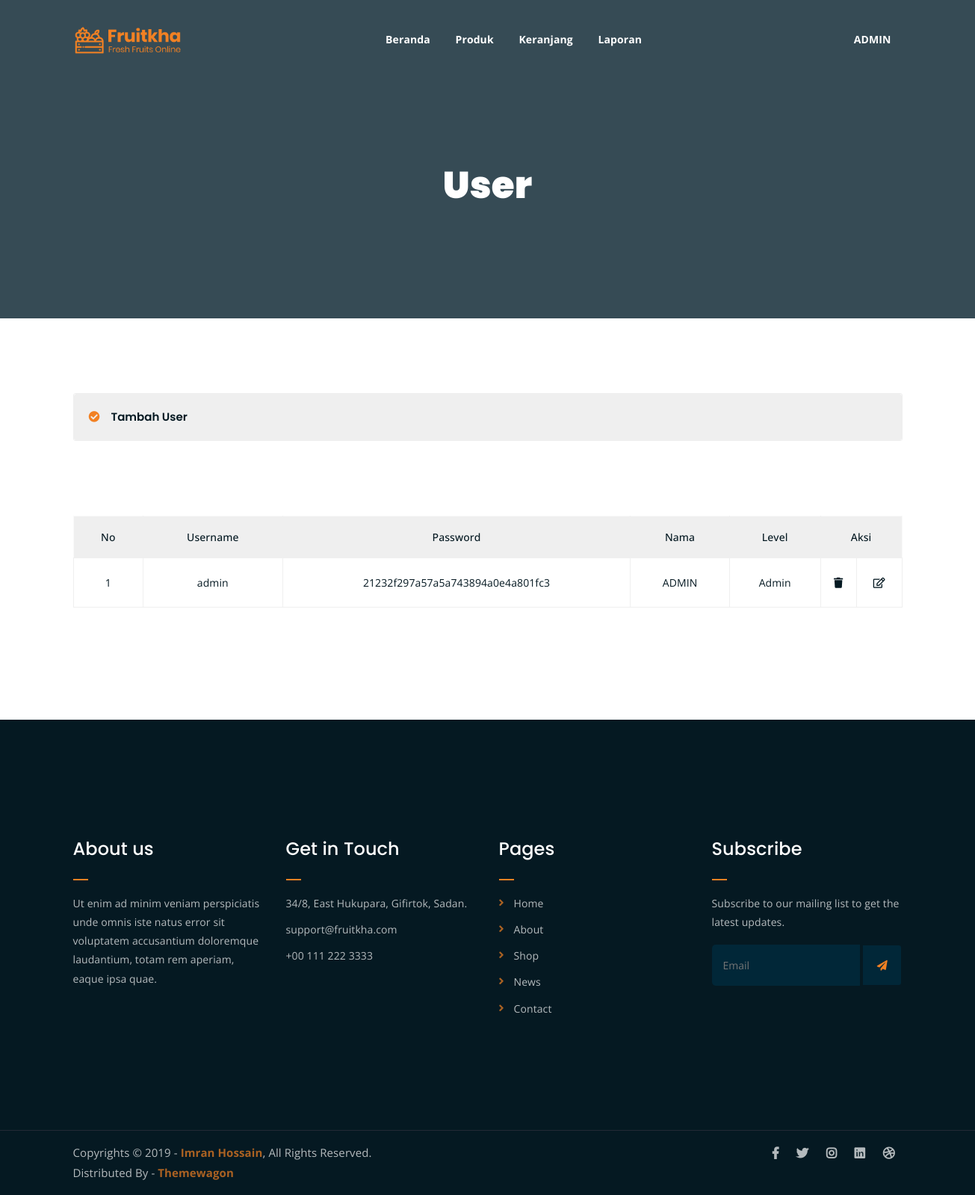
The page /admin/user.php (signed in) on the database its author committed.
### tables this page shows
CREATE TABLE `user` (
  `id_user` tinyint NOT NULL,
  `username` varchar(30) NOT NULL,
  `password` varchar(35) NOT NULL,
  `nama` varchar(50) NOT NULL,
  `nip` varchar(25) NOT NULL,
  `admin` tinyint(1) NOT NULL
);

### admin/user.php (the view, shortened to what this page needs)
<?php
include 'include/config.php';
$query = mysqli_query($conn, "SELECT * FROM user");
?>
<!DOCTYPE html>
<html lang="en">
<head>
	<link rel="stylesheet" href="assets/css/all.min.css">
	<link rel="stylesheet" href="assets/bootstrap/css/bootstrap.min.css">
	<link rel="stylesheet" href="assets/css/owl.carousel.css">
	<link rel="stylesheet" href="assets/css/magnific-popup.css">
	<link rel="stylesheet" href="assets/css/animate.css">
	<link rel="stylesheet" href="assets/css/meanmenu.min.css">
	<link rel="stylesheet" href="assets/css/main.css">
	<link rel="stylesheet" href="assets/css/responsive.css">
</head>
<body>
	<div class="top-header-area" id="sticker">
		<div class="container">
			<div class="row">
				<div class="col-lg-12 col-sm-12 text-center">
					<div class="main-menu-wrap">
						<div class="site-logo">
							<a href="#">
								<img src="assets/img/logo.png" alt="">
							</a>
						</div>
						<nav class="main-menu">
							<ul>
								<li><a href="beranda.php">Beranda</a></li>
								<li><a href="produk.php">Produk</a></li>
								<li><a href="keranjang.php">Keranjang</a></li>
								<li><a href="laporan.php">Laporan</a></li>
								<li><a href="#">
										<?php echo $_SESSION['nama']; ?>
									</a>
								</li>
							</ul>
						</nav>
					</div>
				</div>
			</div>
		</div>
	</div>
	<div class="breadcrumb-section breadcrumb-bg">
		<div class="container">
			<div class="row">
				<div class="col-lg-8 offset-lg-2 text-center">
					<div class="breadcrumb-text">
						<h1>User</h1>
					</div>
				</div>
			</div>
		</div>
	</div>
	<div class="checkout-section mt-100">
		<div class="container">
			<div class="checkout-accordion-wrap">
				<div class="accordion" id="accordionExample">
					<div class="card single-accordion">
						<div class="card-header" id="headingOne">
							<h5 class="mb-0">
								<button class="btn btn-link" type="button" data-toggle="collapse"
									data-target="#collapseOne" aria-expanded="true" aria-controls="collapseOne">
									Tambah User
								</button>
							</h5>
						</div>
					</div>
				</div>
			</div>
		</div>
	</div>
	<div class="cart-section mt-100 mb-150">
		<div class="container">
			<div class="row">
				<div class="col-md-12">
					<div class="cart-table-wrap">
						<table class="cart-table">
							<thead class="cart-table-head">
								<tr class="table-head-row">
									<th>No</th>
									<th>Username</th>
									<th>Password</th>
									<th>Nama</th>
									<th>Level</th>
									<th colspan="2">Aksi</th>
								</tr>
							</thead>
							<tbody>
								<?php if (mysqli_num_rows($query) > 0) {
									$i = 1;
									while ($rowp = mysqli_fetch_assoc($query)) {
										?>
										<tr class="table-body-row">
											<td>
												<?php echo $i ?>
											</td>
											<td>
												<?php echo $rowp['username']; ?>
											</td>
											<td>
												<?php echo $rowp['password']; ?>
											</td>
											<td>
												<?php echo $rowp['nama']; ?>
											</td>
											<td>
												<?php echo ($rowp['admin'] == 1 ? "Admin" : "Kasir"); ?>
											</td>
											<td class="product-remove"><a
													href="aksi/usrhapus.php?id=<?php echo $rowp['id_user']; ?>" title="Hapus"><i
														class="fa fa-trash"></i></a></td>
											<td class="product-remove"><a href="usredit.php?id=<?php echo $rowp['id_user']; ?>"
													title="Edit"><i class="far fa-edit"></i></a></td>
										</tr>
										<?php
										$i++;
									}
								} else {
									echo "<tr><td colspan='7'>Data tidak ditemukan<td></tr>";
								} ?>
							</tbody>
						</table>
					</div>
				</div>
			</div>
		</div>
	</div>
	<div class="footer-area">
		<div class="container">
			<div class="row">
				<div class="col-lg-3 col-md-6">
					<div class="footer-box about-widget">
						<h2 class="widget-title">About us</h2>
						<p>Ut enim ad minim veniam perspiciatis unde omnis iste natus error sit voluptatem accusantium
							doloremque laudantium, totam rem aperiam, eaque ipsa quae.</p>
					</div>
				</div>
				<div class="col-lg-3 col-md-6">
					<div class="footer-box get-in-touch">
						<h2 class="widget-title">Get in Touch</h2>
						<ul>
							<li>34/8, East Hukupara, Gifirtok, Sadan.</li>
							<li>support@fruitkha.com</li>
							<li>+00 111 222 3333</li>
						</ul>
					</div>
				</div>
				<div class="col-lg-3 col-md-6">
					<div class="footer-box pages">
						<h2 class="widget-title">Pages</h2>
						<ul>
							<li><a href="index.html">Home</a></li>
							<li><a href="about.html">About</a></li>
							<li><a href="services.html">Shop</a></li>
							<li><a href="news.html">News</a></li>
							<li><a href="contact.html">Contact</a></li>
						</ul>
					</div>
				</div>
				<div class="col-lg-3 col-md-6">
					<div class="footer-box subscribe">
						<h2 class="widget-title">Subscribe</h2>
						<p>Subscribe to our mailing list to get the latest updates.</p>
						<form action="index.html">
							<input type="email" placeholder="Email">
							<button type="submit"><i class="fas fa-paper-plane"></i></button>
						</form>
					</div>
				</div>
			</div>
		</div>
	</div>
	<div class="copyright">
		<div class="container">
			<div class="row">
				<div class="col-lg-6 col-md-12">
					<p>Copyrights &copy; 2019 - <a href="https://imransdesign.com/">Imran Hossain</a>, All Rights
						Reserved.<br>
						Distributed By - <a href="https://themewagon.com/">Themewagon</a>
					</p>
				</div>
				<div class="col-lg-6 text-right col-md-12">
					<div class="social-icons">
						<ul>
							<li><a href="#" target="_blank"><i class="fab fa-facebook-f"></i></a></li>
							<li><a href="#" target="_blank"><i class="fab fa-twitter"></i></a></li>
							<li><a href="#" target="_blank"><i class="fab fa-instagram"></i></a></li>
							<li><a href="#" target="_blank"><i class="fab fa-linkedin"></i></a></li>
							<li><a href="#" target="_blank"><i class="fab fa-dribbble"></i></a></li>
						</ul>
					</div>
				</div>
			</div>
		</div>
	</div>
</body>
</html>

### rows shown on the page
user: username "admin", password "21232f297a57a5a743894a0e4a801fc3", nama "ADMIN", admin "Admin"

### other values the page prints
$_SESSION['nama'] "ADMIN"
